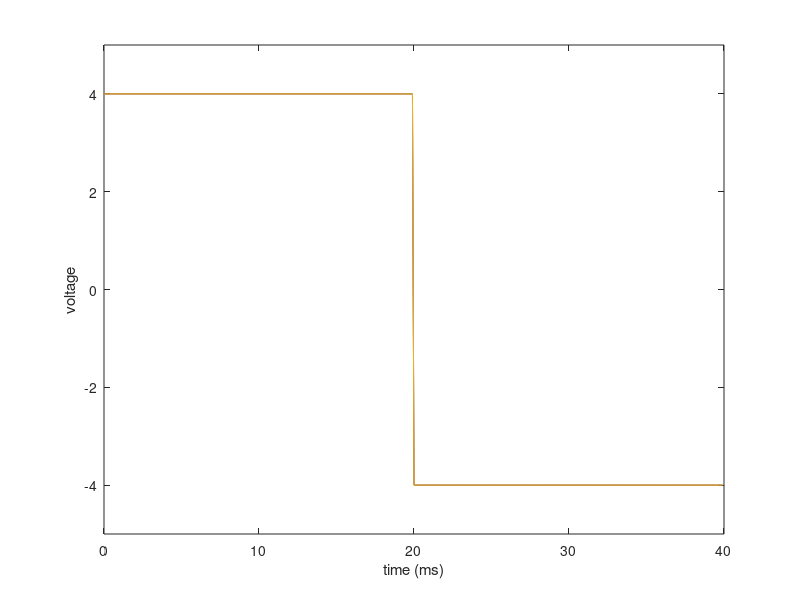
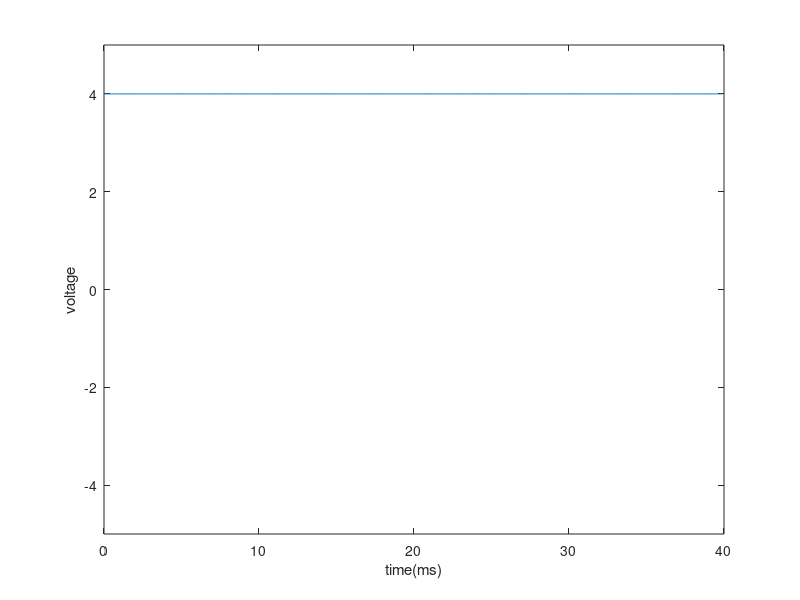

Recreate these plots in MATLAB, in order.
figure
%section 3
Fs = 10000;
t = 0:1/Fs:1;
T = 20/1000;
x = [4*ones(1,200),-4*ones(1,200),
    4*ones(1,200),-4*ones(1,200),
    4*ones(1,200),-4*ones(1,200)];
plot((0:1/Fs:(length(x)-1)/Fs)*1000,x); ylim([-5,5])
xlabel('time (ms)')
ylabel('voltage')


figure
y=x(1:400);
plot((0:1/Fs:(length(y)-1)/Fs)*1000,y); ylim([-5,5])
xlabel('time(ms)')
ylabel('voltage')